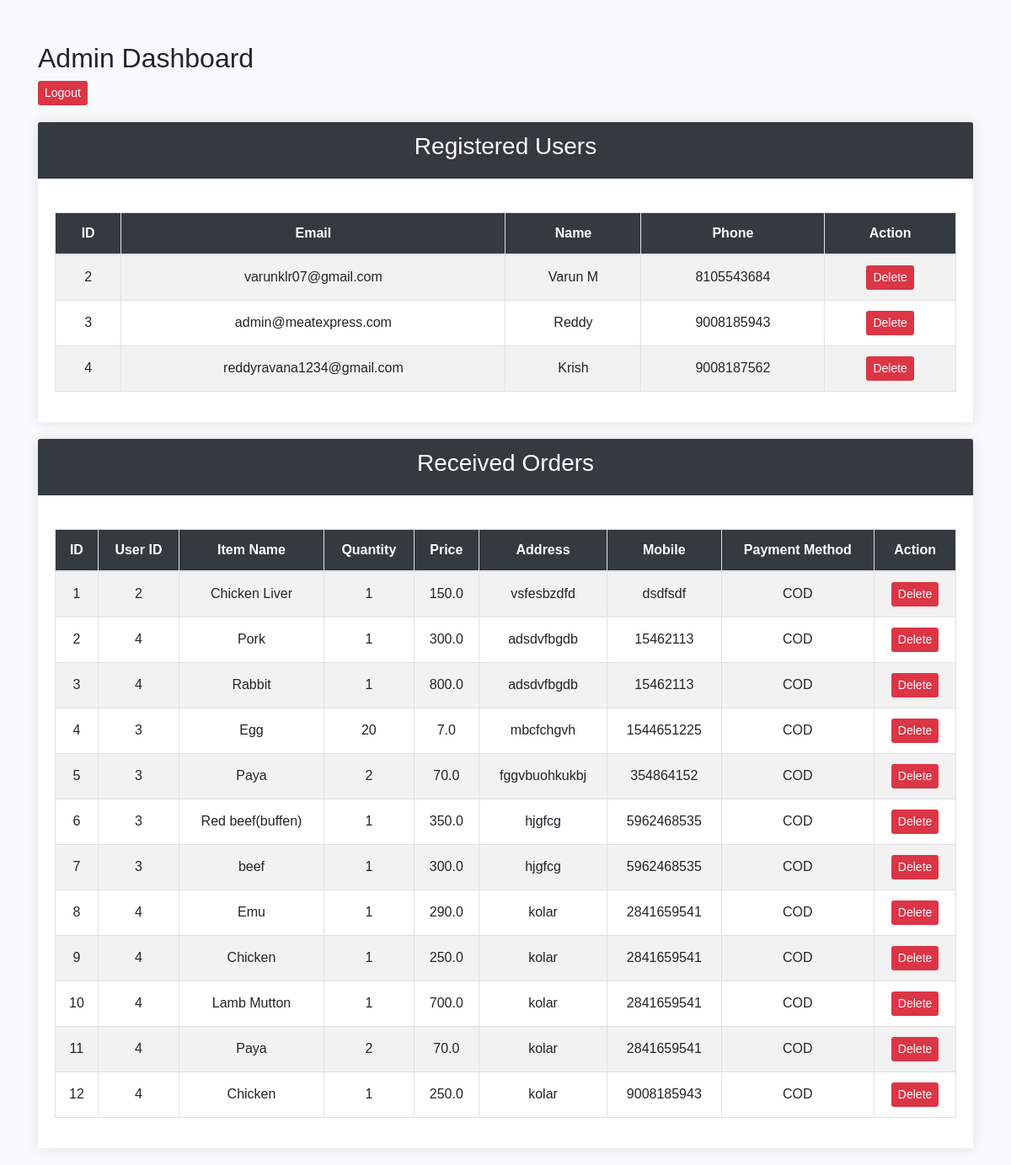
The app's page /admin_dashboard (signed in) with its own data.
### app.py (models this page shows, shortened)
class User(db.Model, UserMixin):
    id = db.Column(db.Integer, primary_key=True)
    email = db.Column(db.String(150), unique=True, nullable=False)
    name = db.Column(db.String(150), nullable=False)
    phone = db.Column(db.String(50), nullable=False)
    password_hash = db.Column(db.String(150), nullable=False)
    is_admin = db.Column(db.Boolean, default=False)

class Admin(User):  # Use User class for Admin since Admin is a User with is_admin=True
    pass

class Order(db.Model):
    id = db.Column(db.Integer, primary_key=True)
    user_id = db.Column(db.Integer, db.ForeignKey('user.id'), nullable=False)
    item_name = db.Column(db.String(150), nullable=False)
    quantity = db.Column(db.Integer, nullable=False)
    price = db.Column(db.Float, nullable=False)
    address = db.Column(db.String(250), nullable=True)
    mobile = db.Column(db.String(50), nullable=True)
    payment_method = db.Column(db.String(50), nullable=True)

### app.py (the view)
@app.route('/admin_dashboard')
@login_required
def admin_dashboard():
    if not current_user.is_admin:
        flash('Unauthorized access', 'danger')
        return redirect(url_for('index'))
    users = User.query.all()
    orders = Order.query.all()
    return render_template('admin_dashboard.html', users=users, orders=orders)

### app.py (called while the page is built)
@login_manager.user_loader
def load_user(user_id):
    if session.get('user_type') == 'admin':
        return User.query.get(int(user_id))  # Admin is a User with is_admin=True
    return User.query.get(int(user_id))

### templates/admin_dashboard.html (shortened to what this page needs)
<!DOCTYPE html>
<html lang="en">
<head>
    <link rel="stylesheet" href="{{ url_for('static', filename='css/bootstrap.css') }}">
</head>
<body>
    <div class="container">
            <h2>Admin Dashboard</h2>
            <a href="{{ url_for('logout') }}" class="btn btn-danger btn-sm btn-logout">Logout</a>
        <div class="card">
            <div class="card-header">
                <h3>Registered Users</h3>
            </div>
            <div class="card-body">
                <table class="table table-striped table-bordered">
                    <thead>
                        <tr>
                            <th>ID</th>
                            <th>Email</th>
                            <th>Name</th>
                            <th>Phone</th>
                            <th>Action</th>
                        </tr>
                    </thead>
                    <tbody>
                        {% for user in users %}
                        <tr>
                            <td>{{ user.id }}</td>
                            <td>{{ user.email }}</td>
                            <td>{{ user.name }}</td>
                            <td>{{ user.phone }}</td>
                            <td>
                                <form action="{{ url_for('admin_delete_user', user_id=user.id) }}" method="post" onsubmit="return confirm('Are you sure you want to delete this user?');">
                                    <button type="submit" class="btn btn-danger btn-sm">Delete</button>
                                </form>
                            </td>
                        </tr>
                        {% endfor %}
                    </tbody>
                </table>
            </div>
        </div>
        <div class="card">
            <div class="card-header">
                <h3>Received Orders</h3>
            </div>
            <div class="card-body">
                <table class="table table-striped table-bordered">
                    <thead>
                        <tr>
                            <th>ID</th>
                            <th>User ID</th>
                            <th>Item Name</th>
                            <th>Quantity</th>
                            <th>Price</th>
                            <th>Address</th>
                            <th>Mobile</th>
                            <th>Payment Method</th>
                            <th>Action</th>
                        </tr>
                    </thead>
                    <tbody>
                        {% for order in orders %}
                        <tr>
                            <td>{{ order.id }}</td>
                            <td>{{ order.user_id }}</td>
                            <td>{{ order.item_name }}</td>
                            <td>{{ order.quantity }}</td>
                            <td>{{ order.price }}</td>
                            <td>{{ order.address }}</td>
                            <td>{{ order.mobile }}</td>
                            <td>{{ order.payment_method }}</td>
                            <td>
                                <form method="POST" action="{{ url_for('admin_delete_order', order_id=order.id) }}" onsubmit="return confirm('Are you sure you want to delete this order?');">
                                    <button type="submit" class="btn btn-danger btn-sm">Delete</button>
                                </form>
                            </td>
                        </tr>
                        {% endfor %}
                    </tbody>
                </table>
            </div>
        </div>
    </div>
</body>
</html>

### templates/admin_dashboard.html (style rules this page uses)
body { background-color: #f8f9fa; font-family: 'Arial', sans-serif; }
.container { margin-top: 50px; }
.btn-logout { margin-bottom: 20px; }
.table { margin-top: 20px; }
.table th, .table td { vertical-align: middle; text-align: center; }
.card { margin-bottom: 20px; border: none; box-shadow: 0 0 15px rgba(0, 0, 0, 0.1); }
.card-header { background-color: #343a40; color: #fff; text-align: center; }
.card-body { background-color: #fff; }
.table th { background-color: #343a40; color: #fff; }
.btn-danger { background-color: #dc3545; border: none; }

### records on screen
Admin: id "2", email "varunklr07@gmail.com", name "Varun M", phone "8105543684"
Admin: id "3", email "admin@meatexpress.com", name "Reddy", phone "9008185943"
Admin: id "4", email "reddyravana1234@gmail.com", name "Krish", phone "9008187562"
Order: id "1", user_id "2", item_name "Chicken Liver", quantity "1", price "150.0", address "vsfesbzdfd", mobile "dsdfsdf", payment_method "COD"
Order: id "2", user_id "4", item_name "Pork", quantity "1", price "300.0", address "adsdvfbgdb", mobile "15462113", payment_method "COD"
Order: id "3", user_id "4", item_name "Rabbit", quantity "1", price "800.0", address "adsdvfbgdb", mobile "15462113", payment_method "COD"
Order: id "4", user_id "3", item_name "Egg", quantity "20", price "7.0", address "mbcfchgvh", mobile "1544651225", payment_method "COD"
Order: id "5", user_id "3", item_name "Paya", quantity "2", price "70.0", address "fggvbuohkukbj", mobile "354864152", payment_method "COD"
Order: id "6", user_id "3", item_name "Red beef(buffen)", quantity "1", price "350.0", address "hjgfcg", mobile "5962468535", payment_method "COD"
Order: id "7", user_id "3", item_name "beef", quantity "1", price "300.0", address "hjgfcg", mobile "5962468535", payment_method "COD"
Order: id "8", user_id "4", item_name "Emu", quantity "1", price "290.0", address "kolar", mobile "2841659541", payment_method "COD"
Order: id "9", user_id "4", item_name "Chicken", quantity "1", price "250.0", address "kolar", mobile "2841659541", payment_method "COD"
Order: id "10", user_id "4", item_name "Lamb Mutton", quantity "1", price "700.0", address "kolar", mobile "2841659541", payment_method "COD"
Order: id "11", user_id "4", item_name "Paya", quantity "2", price "70.0", address "kolar", mobile "2841659541", payment_method "COD"
Order: id "12", user_id "4", item_name "Chicken", quantity "1", price "250.0", address "kolar", mobile "9008185943", payment_method "COD"
